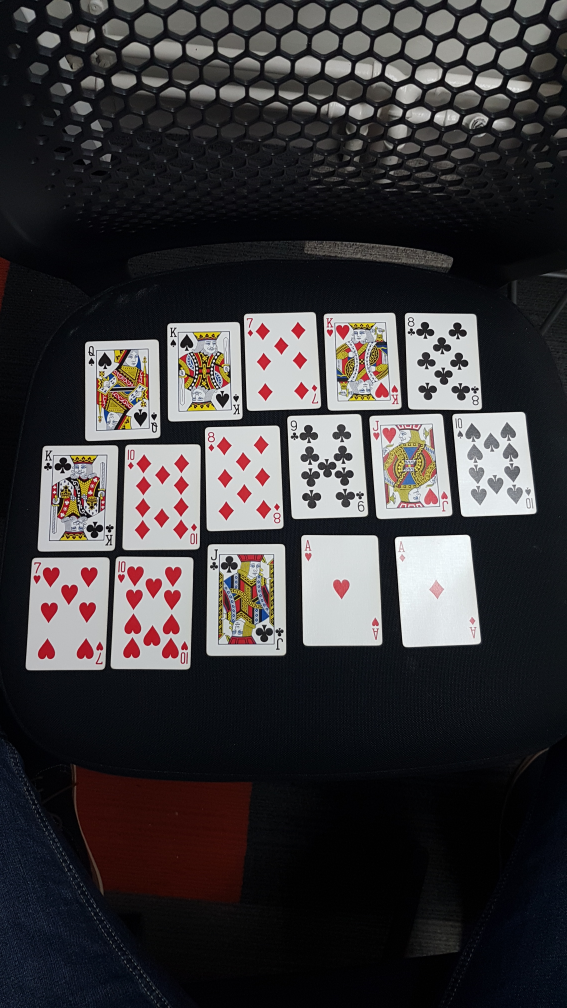
#> input picture card_recognition/Card_Imgs/samples/16-cards.jpg, 2268 x 4032 px, found by its file name (shown at 1/4 size)
$ python CardDetector.py   (older library calls are emulated)
#> lines starting #> are read from the running program, lines starting #| are printed output that depends on the picture; after the words box and inside, x2 and y2 are one past the last pixel; in counts of white or black regions, pixels touching at a corner belong together
### card_recognition/Cards.py
''' Playing Card Detector Functions '''
#
# Author: Evan Juras
# Date: 9/5/17
# Description: Functions and classes for CardDetector.py that perform
# various steps of the card detection algorithm


# Import necessary packages
import numpy as np
import cv2
import time

''' Constants '''

# Adaptive threshold levels
BKG_THRESH = 60
CARD_THRESH = 30

# Width and height of card corner,  where rank and suit are
CORNER_WIDTH = 32
CORNER_HEIGHT = 84

# Dimensions of rank train images
RANK_WIDTH = 70
RANK_HEIGHT = 125

# Dimensions of suit train images
SUIT_WIDTH = 70
SUIT_HEIGHT = 100

RANK_DIFF_MAX = 2000
# SUIT_DIFF_MAX = 700
SUIT_DIFF_MAX = 2000

CARD_MAX_AREA = 120000000
CARD_MIN_AREA = 25000

font = cv2.FONT_HERSHEY_SIMPLEX


class Query_card:
    """Structure to store information about query cards in the image."""

    def __init__(self):
        self.contour = []   # Contour of card
        self.width,  self.height = 0,  0   # Width and height of card
        self.corner_pts = []   # Corner points of card
        self.center = []   # Center point of card
        self.warp = []   # 200x300,  flattened,  grayed,  blurred image
        self.rank_img = []   # Thresholded,  sized image of card's rank
        self.suit_img = []   # Thresholded,  sized image of card's suit
        self.best_rank_match = "Unknown"   # Best matched rank
        self.best_suit_match = "Unknown"   # Best matched suit
        self.rank_diff = 0   # Difference between rank image and best matched train rank image
        self.suit_diff = 0   # Difference between suit image and best matched train suit image


class Train_ranks:
    """Structure to store information about train rank images."""

    def __init__(self):
        self.img = []  # Thresholded,  sized rank image loaded from hard drive
        self.name = "Placeholder"


class Train_suits:
    """Structure to store information about train suit images."""

    def __init__(self):
        self.img = []  # Thresholded,  sized suit image loaded from hard drive
        self.name = "Placeholder"


# Functions
def load_ranks(filepath):
    """Loads rank images from directory specified by filepath. Stores
    them in a list of Train_ranks objects."""

    train_ranks = []
    i = 0

    for Rank in ['Ace', 'Two', 'Three', 'Four', 'Five', 'Six', 'Seven',
                 'Eight', 'Nine', 'Ten', 'Jack', 'Queen', 'King']:
        train_ranks.append(Train_ranks())
        train_ranks[i].name = Rank
        filename = Rank + '.jpg'
        train_ranks[i].img = cv2.imread(filepath+filename,  cv2.IMREAD_GRAYSCALE)
        i = i + 1

    return train_ranks


def load_suits(filepath):
    """Loads suit images from directory specified by filepath. Stores
    them in a list of Train_suits objects."""

    train_suits = []
    i = 0

    for Suit in ['Spades', 'Diamonds', 'Clubs', 'Hearts']:
        train_suits.append(Train_suits())
        train_suits[i].name = Suit
        filename = Suit + '.jpg'
        train_suits[i].img = cv2.imread(filepath+filename,  cv2.IMREAD_GRAYSCALE)
        i = i + 1

    return train_suits


def preprocess_image(image):
    """Returns a grayed,  blurred,  and adaptively thresholded camera image."""

    gray = cv2.cvtColor(image, cv2.COLOR_BGR2GRAY)
    blur = cv2.GaussianBlur(gray, (5, 5), 0)

    # The best threshold level depends on the ambient lighting conditions.
    # For bright lighting,  a high threshold must be used to isolate the cards
    # from the background. For dim lighting,  a low threshold must be used.
    # To make the card detector independent of lighting conditions,  the
    # following adaptive threshold method is used.
    #
    # A background pixel in the center top of the image is sampled to determine
    # its intensity. The adaptive threshold is set at 50 (THRESH_ADDER) higher
    # than that. This allows the threshold to adapt to the lighting conditions.
    img_w,  img_h = np.shape(image)[:2]
    bkg_level = gray[int(img_h/100)][int(img_w/2)]
    thresh_level = bkg_level + BKG_THRESH

    retval, thresh = cv2.threshold(blur, thresh_level, 255, cv2.THRESH_BINARY)

    import matplotlib.pyplot as plt
    plt.imshow(cv2.cvtColor(thresh,  cv2.COLOR_GRAY2RGB))
    plt.show()

    return thresh


def find_cards(thresh_image):
    """Finds all card-sized contours in a thresholded camera image.
    Returns the number of cards,  and a list of card contours sorted
    from largest to smallest."""

    # Find contours and sort their indices by contour size
    dummy,  cnts,  hier = cv2.findContours(thresh_image,  cv2.RETR_TREE,  cv2.CHAIN_APPROX_SIMPLE)
    index_sort = sorted(range(len(cnts)),   key=lambda i: cv2.contourArea(cnts[i]),  reverse=True)

    # If there are no contours,  do nothing
    if len(cnts) == 0:
        return [],  []

    # Otherwise,  initialize empty sorted contour and hierarchy lists
    cnts_sort = []
    hier_sort = []
    cnt_is_card = np.zeros(len(cnts),  dtype=int)

    # Fill empty lists with sorted contour and sorted hierarchy. Now,
    # the indices of the contour list still correspond with those of
    # the hierarchy list. The hierarchy array can be used to check if
    # the contours have parents or not.
    for i in index_sort:
        cnts_sort.append(cnts[i])
        hier_sort.append(hier[0][i])

    # Determine which of the contours are cards by applying the
    # following criteria: 1) Smaller area than the maximum card size,
    # 2),  bigger area than the minimum card size,  3) have no parents,
    # and 4) have four corners

    for i in range(len(cnts_sort)):
        size = cv2.contourArea(cnts_sort[i])
        peri = cv2.arcLength(cnts_sort[i], True)
        approx = cv2.approxPolyDP(cnts_sort[i], 0.01*peri, True)

        if ((size < CARD_MAX_AREA) and (size > CARD_MIN_AREA) and (hier_sort[i][3] == -1) and (len(approx) == 4)):
            cnt_is_card[i] = 1

    return cnts_sort,  cnt_is_card


def preprocess_card(contour,  image):
    """Uses contour to find information about the query card. Isolates rank
    and suit images from the card."""

    # Initialize new Query_card object
    qCard = Query_card()

    qCard.contour = contour

    # Find perimeter of card and use it to approximate corner points
    peri = cv2.arcLength(contour, True)
    approx = cv2.approxPolyDP(contour, 0.01*peri, True)
    pts = np.float32(approx)
    qCard.corner_pts = pts

    # Find width and height of card's bounding rectangle
    x, y, w, h = cv2.boundingRect(contour)
    qCard.width,  qCard.height = w,  h

    # Find center point of card by taking x and y average of the four corners.
    average = np.sum(pts,  axis=0)/len(pts)
    cent_x = int(average[0][0])
    cent_y = int(average[0][1])
    qCard.center = [cent_x,  cent_y]

    # Warp card into 200x300 flattened image using perspective transform
    qCard.warp = flattener(image,  pts,  w,  h)

    # Grab corner of warped card image and do a 4x zoom
    Qcorner = qCard.warp[0:CORNER_HEIGHT,  0:CORNER_WIDTH]
    Qcorner_zoom = cv2.resize(Qcorner,  (0, 0),  fx=4,  fy=4)

    # Sample known white pixel intensity to determine good threshold level
    white_level = Qcorner_zoom[15, int((CORNER_WIDTH*4)/2)]
    thresh_level = white_level - CARD_THRESH
    if (thresh_level <= 0):
        thresh_level = 1
    retval,  query_thresh = cv2.threshold(Qcorner_zoom,  thresh_level,  255,  cv2. THRESH_BINARY_INV)

    # Split in to top and bottom half (top shows rank,  bottom shows suit)
    Qrank = query_thresh[20:185,  0:128]
    Qsuit = query_thresh[186:336,  0:128]

    # Find rank contour and bounding rectangle,  isolate and find largest contour
    dummy,  Qrank_cnts,  hier = cv2.findContours(Qrank,  cv2.RETR_TREE, cv2.CHAIN_APPROX_SIMPLE)
    Qrank_cnts = sorted(Qrank_cnts,  key=cv2.contourArea, reverse=True)

    # Find bounding rectangle for largest contour,  use it to resize query rank
    # image to match dimensions of the train rank image
    if len(Qrank_cnts) != 0:
        x1, y1, w1, h1 = cv2.boundingRect(Qrank_cnts[0])
        Qrank_roi = Qrank[y1:y1+h1,  x1:x1+w1]
        Qrank_sized = cv2.resize(Qrank_roi,  (RANK_WIDTH, RANK_HEIGHT),  0,  0)
        qCard.rank_img = Qrank_sized

    # Find suit contour and bounding rectangle,  isolate and find largest contour
    dummy,  Qsuit_cnts,  hier = cv2.findContours(Qsuit,  cv2.RETR_TREE, cv2.CHAIN_APPROX_SIMPLE)
    Qsuit_cnts = sorted(Qsuit_cnts,  key=cv2.contourArea, reverse=True)

    # Find bounding rectangle for largest contour,  use it to resize query suit
    # image to match dimensions of the train suit image
    if len(Qsuit_cnts) != 0:
        x2, y2, w2, h2 = cv2.boundingRect(Qsuit_cnts[0])
        Qsuit_roi = Qsuit[y2:y2+h2,  x2:x2+w2]
        Qsuit_sized = cv2.resize(Qsuit_roi,  (SUIT_WIDTH,  SUIT_HEIGHT),  0,  0)
        qCard.suit_img = Qsuit_sized

    return qCard


def match_card(qCard,  train_ranks,  train_suits):
    """Finds best rank and suit matches for the query card. Differences
    the query card rank and suit images with the train rank and suit images.
    The best match is the rank or suit image that has the least difference."""

    best_rank_match_diff = 10000
    best_suit_match_diff = 10000
    best_rank_match_name = "Unknown"
    best_suit_match_name = "Unknown"
    i = 0

    # If no contours were found in query card in preprocess_card function,
    # the img size is zero,  so skip the differencing process
    # (card will be left as Unknown)
    if (len(qCard.rank_img) != 0) and (len(qCard.suit_img) != 0):

        # Difference the query card rank image from each of the train rank images,
        # and store the result with the least difference
        for Trank in train_ranks:

                diff_img = cv2.absdiff(qCard.rank_img,  Trank.img)
                rank_diff = int(np.sum(diff_img)/255)

                if rank_diff < best_rank_match_diff:
                    best_rank_diff_img = diff_img
                    best_rank_match_diff = rank_diff
                    best_rank_name = Trank.name

        # Same process with suit images
        for Tsuit in train_suits:

                diff_img = cv2.absdiff(qCard.suit_img,  Tsuit.img)
                suit_diff = int(np.sum(diff_img)/255)

                if suit_diff < best_suit_match_diff:
                    best_suit_diff_img = diff_img
                    best_suit_match_diff = suit_diff
                    best_suit_name = Tsuit.name

    # Combine best rank match and best suit match to get query card's identity.
    # If the best matches have too high of a difference value,  card identity
    # is still Unknown
    if (best_rank_match_diff < RANK_DIFF_MAX):
        best_rank_match_name = best_rank_name

    if (best_suit_match_diff < SUIT_DIFF_MAX):
        best_suit_match_name = best_suit_name

    # Return the identiy of the card and the quality of the suit and rank match
    return best_rank_match_name,  best_suit_match_name,  best_rank_match_diff,  best_suit_match_diff


# [25 lines left out: function draw_results, not called in this run]


def flattener(image,  pts,  w,  h):
    """Flattens an image of a card into a top-down 200x300 perspective.
    Returns the flattened,  re-sized,  grayed image.
    See www.pyimagesearch.com/2014/08/25/4-point-opencv-getperspective-transform-example/"""
    temp_rect = np.zeros((4, 2), dtype="float32")

    s = np.sum(pts, axis=2)

    tl = pts[np.argmin(s)]
    br = pts[np.argmax(s)]

    diff = np.diff(pts, axis=-1)
    tr = pts[np.argmin(diff)]
    bl = pts[np.argmax(diff)]

    # Need to create an array listing points in order of
    # [top left,  top right,  bottom right,  bottom left]
    # before doing the perspective transform

    if w <= 0.8 * h:  # If card is vertically oriented
        temp_rect[0] = tl
        temp_rect[1] = tr
        temp_rect[2] = br
        temp_rect[3] = bl

    if w >= 1.2 * h:  # If card is horizontally oriented
        temp_rect[0] = bl
        temp_rect[1] = tl
        temp_rect[2] = tr
        temp_rect[3] = br

    # If the card is 'diamond' oriented,  a different algorithm
    # has to be used to identify which point is top left,  top right
    # bottom left,  and bottom right.

    if w > 0.8 * h and w < 1.2 * h:  # If card is diamond oriented
        # If furthest left point is higher than furthest right point,
        # card is tilted to the left.
        if pts[1][0][1] <= pts[3][0][1]:
            # If card is titled to the left,  approxPolyDP returns points
            # in this order: top right,  top left,  bottom left,  bottom right
            temp_rect[0] = pts[1][0]  # Top left
            temp_rect[1] = pts[0][0]  # Top right
            temp_rect[2] = pts[3][0]  # Bottom right
            temp_rect[3] = pts[2][0]  # Bottom left

        # If furthest left point is lower than furthest right point,
        # card is tilted to the right
        if pts[1][0][1] > pts[3][0][1]:
            # If card is titled to the right,  approxPolyDP returns points
            # in this order: top left,  bottom left,  bottom right,  top right
            temp_rect[0] = pts[0][0]  # Top left
            temp_rect[1] = pts[3][0]  # Top right
            temp_rect[2] = pts[2][0]  # Bottom right
            temp_rect[3] = pts[1][0]  # Bottom left

    maxWidth = 200
    maxHeight = 300

    # Create destination array,  calculate perspective transform matrix,
    # and warp card image
    dst = np.array([[0, 0], [maxWidth-1, 0], [maxWidth-1, maxHeight-1], [0,  maxHeight-1]],  np.float32)
    M = cv2.getPerspectiveTransform(temp_rect, dst)
    warp = cv2.warpPerspective(image,  M,  (maxWidth,  maxHeight))
    warp = cv2.cvtColor(warp, cv2.COLOR_BGR2GRAY)

    return warp

### CardDetector.py
''' Python-OpenCV Playing Card Detector '''
#
# Author: Evan Juras/ Viktor Barzin
# Date: 14/04/18
# Description: Python script to detect and identify playing cards
# from a static image

# Import necessary packages
import cv2
import matplotlib.pyplot as plt
import numpy as np
import time
import os
import Cards


def main(image_path=''):
    # ---- INITIALIZATION ---- ###
    # Define constants and initialize variables

    # Define font to use
#> called with image_path = ''
    font = cv2.FONT_HERSHEY_SIMPLEX

    # Load the train rank and suit images
    path = os.path.dirname(os.path.abspath(__file__))
    train_ranks = Cards.load_ranks(path + '/Card_Imgs/')
#> in load_ranks, `i = i + 1`: i = 1
#> train_ranks = 13 items
    train_suits = Cards.load_suits(path + '/Card_Imgs/')
#> in load_suits, `i = i + 1`: i = 1
#> train_suits = 4 items

    # [6 lines of commented-out code are left out]
    image = cv2.imread('/home/viktor/code/python/Belote-app/card_images/samples/16-cards.jpg')  # Test image
#> image is the input picture: shape (4032, 2268, 3); mean B, G, R 59.4, 57.6, 60.1
    # image = cv2.imread(image_path)

    # Pre-process image (gray, blur, and threshold it)
    pre_proc = Cards.preprocess_image(image)
#> in preprocess_image, `gray = cv2.cvtColor(image, cv2.COLOR_BGR2GRAY)`:
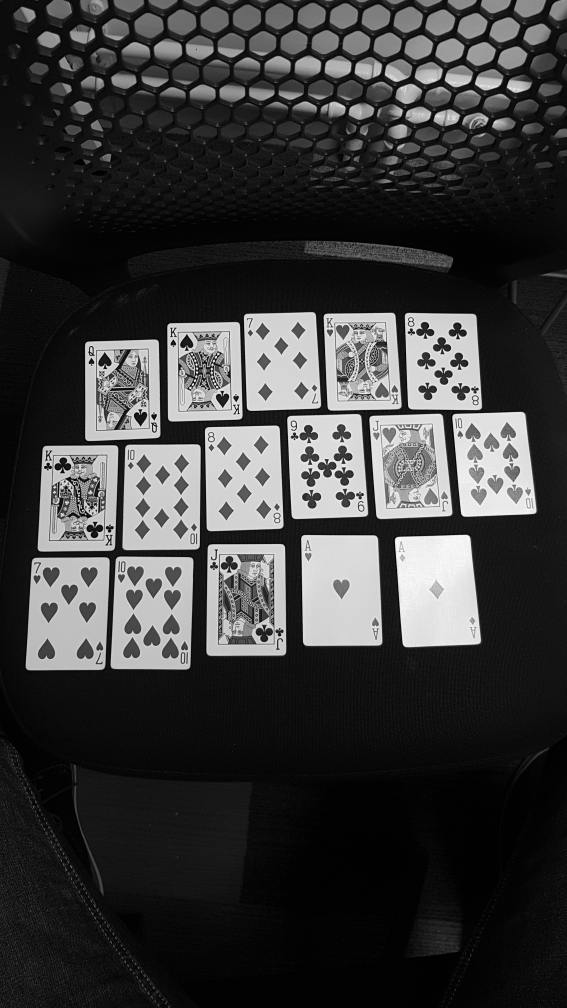
#> gray: shape (4032, 2268) (shown at 1/4 size); min 0, max 255, mean 58.6
#> in preprocess_image, `bkg_level = gray[int(img_h/100)][int(img_w/2)]`: bkg_level = 145
#> in preprocess_image, `thresh_level = bkg_level + BKG_THRESH`: thresh_level = 205
#> in preprocess_image, `retval, thresh = cv2.threshold(blur, thresh_level, 255, cv2.THRESH_BIN..`:
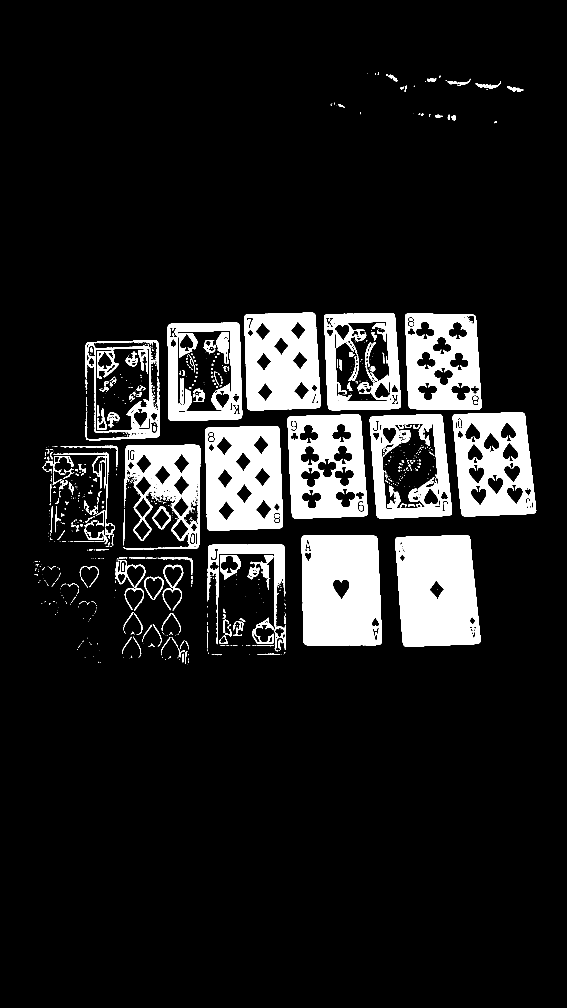
#> thresh: shape (4032, 2268) (shown at 1/4 size); 11.4% white; 929 white regions (585 under 20 px), largest, box (x1, y1, x2, y2) and area: (1581, 2140, 1922, 2587) 129764, (1206, 2141, 1528, 2582) 129144, (821, 1704, 1132, 2123) 101673

    # Find and sort the contours of all cards in the image (query cards)
    cnts_sort, cnt_is_card = Cards.find_cards(pre_proc)
#> in find_cards, `dummy,  cnts,  hier = cv2.findContours(thresh_image,  cv2.RETR_TREE,  ..`: cnts = 1292 contours, 815 with area under 20; largest, box (x1, y1, x2, y2) and area: (1206, 2141, 1528, 2582) 134674, (1581, 2140, 1922, 2587) 133046, (821, 1704, 1132, 2123) 122715, (1150, 1658, 1470, 2075) 121245, (1479, 1656, 1808, 2075) 120713
#> in find_cards, `index_sort = sorted(range(len(cnts)),   key=lambda i: cv2.contourArea(..`: index_sort = 1292 values, max 1291 at index 495, min 0 at index 1043, mean 645.5
#> in find_cards, `cnt_is_card = np.zeros(len(cnts),  dtype=int)`: cnt_is_card = 1292 values from 0 to 0
#> the loop in find_cards, `for i in index_sort:` made 1292 passes
#> i on passes 1 to 3: 313, 322, 683
#> after the loop in find_cards, `for i in index_sort:`: cnts_sort has the same summary as cnts
#> the loop in find_cards, `for i in range(len(cnts_sort)):` made 1292 passes
#> (size, peri) on passes 11, 12, 17: (89200.5, 3719.1), (82425, 3378.9), (22605.5, 3028.5)
#> after the loop in find_cards, `for i in range(len(cnts_sort)):`: cnt_is_card = 1292 values, max 1 at index 0, min 0 at index 10, mean 0.00774
#> cnts_sort has the same summary as cnts in find_cards

    # If there are no contours, do nothing
    if len(cnts_sort) != 0:

        # Initialize a new "cards" list to assign the card objects.
        # k indexes the newly made array of cards.
        cards = []
        k = 0

        # For each contour detected:
        for i in range(len(cnts_sort)):
            if (cnt_is_card[i] == 1):

                # Create a card object from the contour and append it to the list of cards.
                # preprocess_card function takes the card contour and contour and
                # determines the cards properties (corner points, etc). It generates a
                # flattened 200x300 image of the card, and isolates the card's
                # suit and rank from the image.
                cards.append(Cards.preprocess_card(cnts_sort[i], image))

                # Find the best rank and suit match for the card.
                cards[k].best_rank_match, cards[k].best_suit_match, cards[k].rank_diff, cards[k].suit_diff = Cards.match_card(cards[k], train_ranks, train_suits)

                # Draw center point and match result on the image.
                image = Cards.draw_results(image, cards[k])
                print(cards[k].best_rank_match + ' ' + cards[k].best_suit_match)

                k = k + 1
#> this loop made 1 pass
#> peri in preprocess_card on pass 1: 1494.5
#> pass 1, in flattener, `warp = cv2.warpPerspective(image,  M,  (maxWidth,  maxHeight))`:
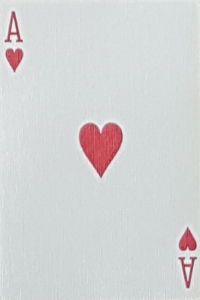
#> warp: shape (300, 200, 3); mean B, G, R 212.5, 212, 211.5
#> pass 1, in flattener, `warp = cv2.cvtColor(warp, cv2.COLOR_BGR2GRAY)`:
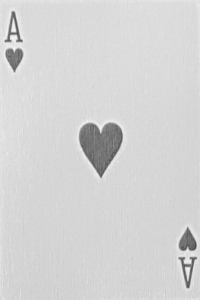
#> warp: shape (300, 200); min 63, max 247, mean 211.8
#> pass 1, in preprocess_card, `Qcorner = qCard.warp[0:CORNER_HEIGHT,  0:CORNER_WIDTH]`:
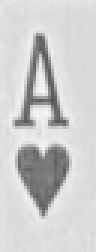
#> Qcorner: shape (84, 32) (shown 3 times larger); min 81, max 247, mean 204.8
#> pass 1, in preprocess_card, `Qcorner_zoom = cv2.resize(Qcorner,  (0, 0),  fx=4,  fy=4)`:
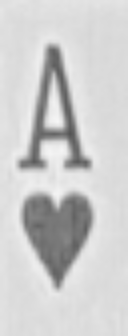
#> Qcorner_zoom: shape (336, 128); min 84, max 246, mean 204.7
#> after the loop, cards = 1 item; k = 0

        # Draw card contours on image (have to do contours all at once or
        # they do not show up properly for some reason)
        if (len(cards) != 0):
            temp_cnts = []
            for i in range(len(cards)):
                temp_cnts.append(cards[i].contour)
            cv2.drawContours(image, temp_cnts, -1, (255, 0, 0), 2)

    # Finally, display the image with the identified cards!
    plt.imshow(cv2.cvtColor(image, cv2.COLOR_BGR2RGB))
    plt.show()


if __name__ == "__main__":
#> (the run stopped early here; a loop or call above may not have finished)
